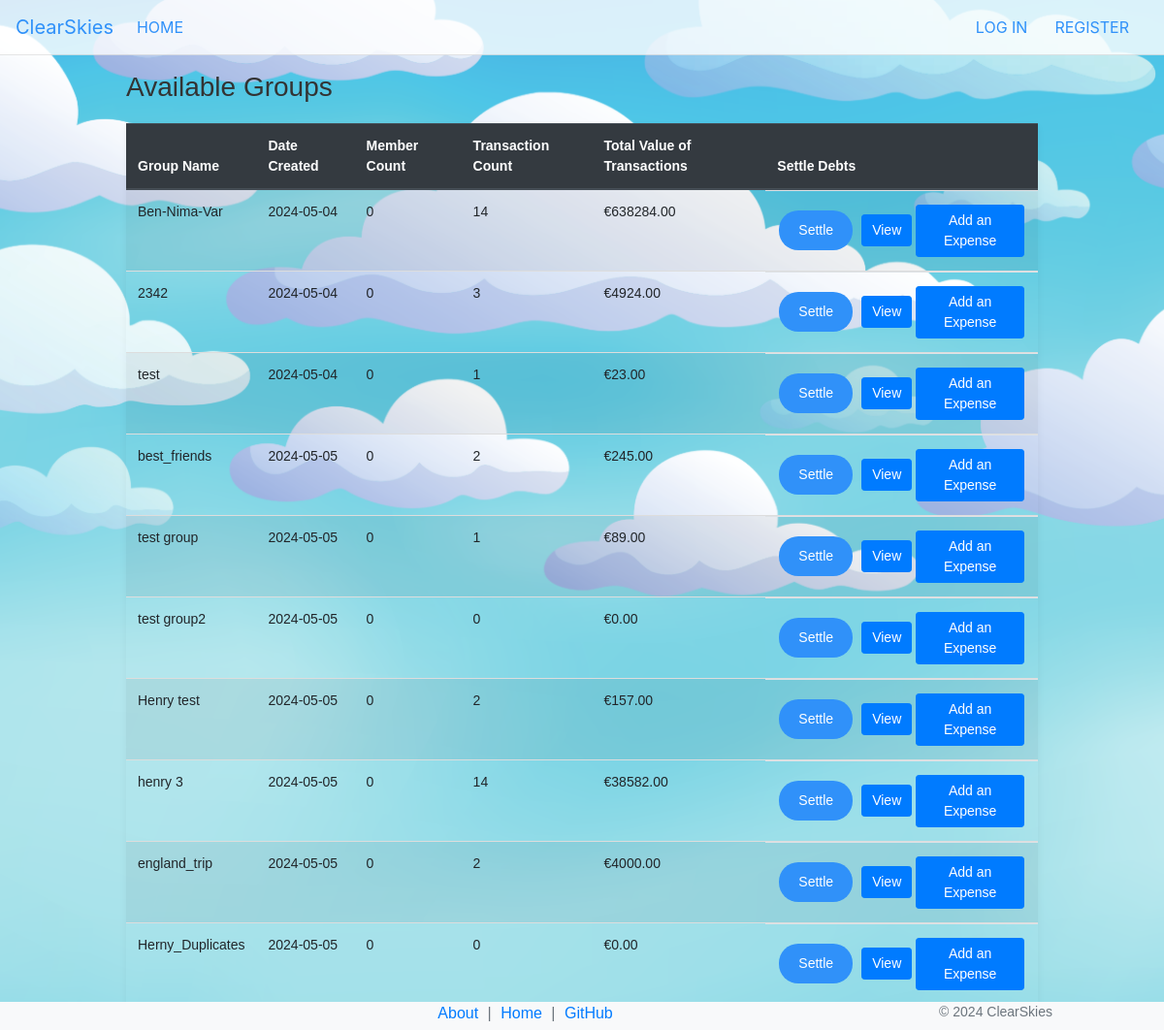
The app's page /list_groups, older data.
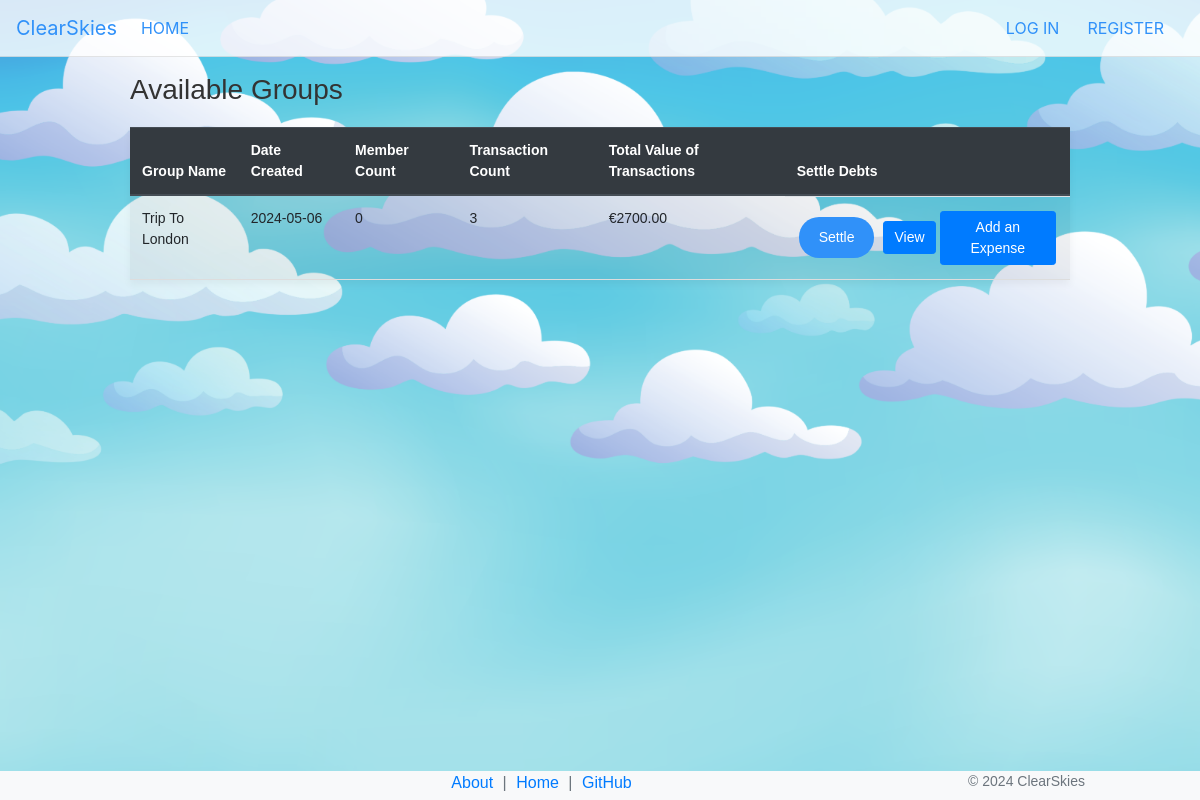
The same page, newer data.
### app/models/group.py (models this page shows)
class Group(db.Model):
    __tablename__ = 'groups'
    id = db.Column(db.Integer, primary_key=True)
    name = db.Column(db.String(100), nullable=False)
    created_at = db.Column(db.DateTime, default=datetime.utcnow)
    users = db.relationship('UserGroup', back_populates='group', lazy='dynamic')
    transactions = db.relationship('GroupTransaction', backref='group', lazy='dynamic')

### app/debts.py (the view)
    @app.route('/list_groups')
    def list_groups():
        page = request.args.get('page', 1, type=int)
        per_page = 10
        member_count_subquery = db.session.query(
            UserGroup.group_id.label('group_id'),
            func.count('*').label('member_count')
        ).group_by(UserGroup.group_id).subquery()
        transaction_stats_subquery = db.session.query(
            GroupTransaction.group_id.label('group_id'),
            func.count('*').label('total_transactions'),
            func.sum(GroupTransaction.amount).label('total_amount')
        ).group_by(GroupTransaction.group_id).subquery()
        try:
            groups = db.session.query(
                Group.id,
                Group.name,
                Group.created_at,
                func.coalesce(member_count_subquery.c.member_count, 0).label('member_count'),
                func.coalesce(transaction_stats_subquery.c.total_transactions, 0).label('total_transactions'),
                func.coalesce(transaction_stats_subquery.c.total_amount, 0).label('total_amount')
            ).outerjoin(member_count_subquery, Group.id == member_count_subquery.c.group_id) \
            .outerjoin(transaction_stats_subquery, Group.id == transaction_stats_subquery.c.group_id) \
            .paginate(page=page, per_page=per_page, error_out=False)
        except Exception as e:
            flash(f"Database error: {e}", 'error')
            abort(500, description="Error accessing the database")
        return render_template('list_groups.html', groups=groups)

### app/templates/list_groups.html (shortened to what this page needs)
{% extends 'layout.html' %}
{% block content %}
<div class="container mt-3">
    <h3>Available Groups</h3>
    {% if groups.items %}
        <table class="table table-striped">
            <thead class="thead-dark">
                <tr>
                    <th>Group Name</th>
                    <th>Date Created</th>
                    <th>Member Count</th>
                    <th>Transaction Count</th>
                    <th>Total Value of Transactions</th>
                    <th>Settle Debts</th>
                </tr>
            </thead>
            <tbody>
                {% for group in groups.items %}
                <tr>
                    <td>{{ group.name }}</td>
                    <td>{{ group.created_at.strftime('%Y-%m-%d') }}</td>
                    <td>{{ group.member_count }}</td>
                    <td>{{ group.total_transactions }}</td>
                    <td>€{{ "%.2f"|format(group.total_amount) }}</td>
                    <td class="action-cell">
                        <form action="{{ url_for('settle_group_debts', group_id=group.id) }}" method="post" style="margin-right: 5px;">
                            <button type="submit" class="btn btn-sm btn-success">Settle</button>
                        </form>
                        <a href="{{ url_for('view_group', group_id=group.id) }}" class="btn btn-sm btn-primary">View</a>
                        <a href="{{ url_for('add_transaction_to_group', group_id=group.id) }}" class="btn btn-sm btn-primary">Add an Expense</a>
                    </td>
                </tr>
                {% endfor %}
            </tbody>
        </table>
    {% else %}
        <p>You don't belong to any groups.</p>
    {% endif %}
</div>
{% endblock %}

### app/templates/layout.html (shortened to what this page needs)
<!DOCTYPE html>
<html lang="en">
<head>
    <link rel="stylesheet" href="https://stackpath.bootstrapcdn.com/bootstrap/4.5.2/css/bootstrap.min.css">
</head>
<body>
    <header>
        <nav class="navbar navbar-expand-lg navbar-dark bg-primary">
            <a class="navbar-brand" href="{{ url_for('home') }}">ClearSkies</a>
            <div class="collapse navbar-collapse" id="navbarSupportedContent">
                <ul class="navbar-nav mr-auto">
                    <li class="nav-item"><a class="nav-link" href="{{ url_for('home') }}">HOME</a></li>
                </ul>
                <ul class="navbar-nav">
                  {% if 'user_id' in session %}
                    <li class="nav-item">
                        <a class="nav-link" href="{{ url_for('logout') }}">LOG OUT</a>
                    </li>
                    {% else %}
                    <li class="nav-item">
                        <a class="nav-link" href="{{ url_for('login') }}">LOG IN</a>
                    </li>
                    <li class="nav-item">
                        <a class="nav-link" href="{{ url_for('register') }}">REGISTER</a>
                    </li>
                    {% endif %}
                </ul>
            </div>
        </nav>
    </header>
    <main role="main" class="container">
        {% block content %}{% endblock %}
    </main>
    <footer class="footer bg-light fixed-bottom">
        <div class="container" style="text-align: center;">
            <span class="text-muted footer-links">
                <a href="/about">About</a> | <a href="/home">Home</a> | <a href="https://github.com/nimathing2052/Debt_Settlement">GitHub</a>
            </span>
            <span class="text-muted" style="font-size: 14px; float: right;">&copy; 2024 ClearSkies</span>
        </div>
    </footer>
</body>
</html>

### app/templates/layout.html (style rules this page uses)
html, body { height: 100%; margin: 0; padding: 0; }
body { background-image: url('/static/rest_layout.png'); background-size: cover; background-position: center; background-repeat: no-repeat; background-attachment: fixed; }
h1, h2, h3, h4, h5, h6 { color: #0b2337; }
.navbar-dark { background-color: rgba(255, 255, 255, 0.8) !important; border-bottom: 1px solid rgba(0, 0, 0, 0.1); }
.navbar-dark .navbar-brand, .navbar-dark .navbar-nav .nav-link { color: #3091f9 !important; }
button[type="submit"] { background-color: #3091f9; color: white; padding: 10px 20px; border: none; border-radius: 20px; cursor: pointer; }
.container { max-width: 1000px; margin: auto; padding-top: 0px; padding-bottom: 5px; }
.table { font-size: 14px; }
.navbar-nav .nav-link { margin-right: 12px; }
.footer { background-color: rgba(255, 255, 255, 2); color: #333; }
.footer-links a { color: #007bff; text-decoration: none; margin: 0 5px; }

### app/templates/list_groups.html (style rules this page uses)
.container { font-family: Arial, sans-serif; }
h3, h4 { color: #333; }
table { width: 100%; margin-top: 20px; border-collapse: collapse; box-shadow: 0 4px 8px rgba(0, 0, 0, 0.05); }
th, td { padding: 8px; text-align: left; border-bottom: 1px solid #ddd; }
th { background-color: #f8f8f8; }
.btn { color: white; cursor: pointer; padding: 5px 10px; font-size: 0.875rem; margin: 2px; display: inline-block; }
.btn-success { background-color: #28a745; border-color: #28a745; }
.btn-primary { background-color: #007bff; border-color: #007bff; }
.action-cell { display: flex; align-items: center; justify-content: start; }

Row changes from the older to the newer data that the page shows:
removed Group: name "Ben-Nima-Var", created_at "2024-05-04", member_count "0", total_transactions "14", total_amount "638284.00"
removed Group: name "2342", created_at "2024-05-04", member_count "0", total_transactions "3", total_amount "4924.00"
removed Group: name "test", created_at "2024-05-04", member_count "0", total_transactions "1", total_amount "23.00"
removed Group: name "best_friends", created_at "2024-05-05", member_count "0", total_transactions "2", total_amount "245.00"
removed Group: name "test group", created_at "2024-05-05", member_count "0", total_transactions "1", total_amount "89.00"
removed Group: name "test group2", created_at "2024-05-05", member_count "0", total_transactions "0", total_amount "0.00"
removed Group: name "Henry test", created_at "2024-05-05", member_count "0", total_transactions "2", total_amount "157.00"
removed Group: name "henry 3", created_at "2024-05-05", member_count "0", total_transactions "14", total_amount "38582.00"
removed Group: name "england_trip", created_at "2024-05-05", member_count "0", total_transactions "2", total_amount "4000.00"
removed Group: name "Herny_Duplicates", created_at "2024-05-05", member_count "0", total_transactions "0", total_amount "0.00"
added Group: name "Trip To London", created_at "2024-05-06", member_count "0", total_transactions "3", total_amount "2700.00"
